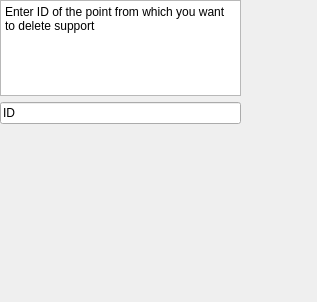
<?xml version="1.0" encoding="UTF-8"?>
<ui version="4.0">
 <class>DeleteSupportsLayout</class>
 <widget class="QWidget" name="DeleteSupportsLayout">
  <property name="geometry">
   <rect>
    <x>0</x>
    <y>0</y>
    <width>317</width>
    <height>302</height>
   </rect>
  </property>
  <property name="windowTitle">
   <string>Form</string>
  </property>
  <widget class="QWidget" name="verticalLayoutWidget">
   <property name="geometry">
    <rect>
     <x>0</x>
     <y>0</y>
     <width>241</width>
     <height>124</height>
    </rect>
   </property>
   <layout class="QVBoxLayout" name="verticalLayout">
    <item>
     <layout class="QVBoxLayout" name="mainLayout">
      <item>
       <widget class="QTextBrowser" name="textBrowser">
        <property name="html">
         <string>&lt;!DOCTYPE HTML PUBLIC &quot;-//W3C//DTD HTML 4.0//EN&quot; &quot;http://www.w3.org/TR/REC-html40/strict.dtd&quot;&gt;
&lt;html&gt;&lt;head&gt;&lt;meta name=&quot;qrichtext&quot; content=&quot;1&quot; /&gt;&lt;meta charset=&quot;utf-8&quot; /&gt;&lt;style type=&quot;text/css&quot;&gt;
p, li { white-space: pre-wrap; }
hr { height: 1px; border-width: 0; }
li.unchecked::marker { content: &quot;\2610&quot;; }
li.checked::marker { content: &quot;\2612&quot;; }
&lt;/style&gt;&lt;/head&gt;&lt;body style=&quot; font-family:'Segoe UI'; font-size:9pt; font-weight:400; font-style:normal;&quot;&gt;
&lt;p style=&quot; margin-top:0px; margin-bottom:0px; margin-left:0px; margin-right:0px; -qt-block-indent:0; text-indent:0px;&quot;&gt;Enter ID of the point from which you want to delete support&lt;/p&gt;
&lt;p style=&quot;-qt-paragraph-type:empty; margin-top:0px; margin-bottom:0px; margin-left:0px; margin-right:0px; -qt-block-indent:0; text-indent:0px;&quot;&gt;&lt;br /&gt;&lt;/p&gt;&lt;/body&gt;&lt;/html&gt;</string>
        </property>
       </widget>
      </item>
      <item>
       <widget class="QLineEdit" name="xLineEdit">
        <property name="text">
         <string>ID</string>
        </property>
       </widget>
      </item>
     </layout>
    </item>
   </layout>
  </widget>
 </widget>
 <resources/>
 <connections/>
</ui>
